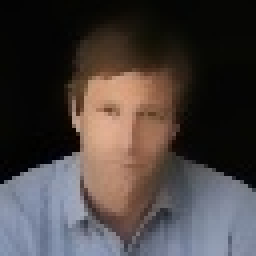
#> input picture src/denoise/k.jpg, 64 x 64 px (shown 4 times larger)
$ python denoise.py   (older library calls are emulated)
#> lines starting #> are read from the running program, lines starting #| are printed output that depends on the picture
from copy import deepcopy
from random import randint, random
import os
from skimage import img_as_float
import scipy.ndimage
import numpy as np
import cv2
import skimage.restoration

# from .errors import ImageNotFoundError, InvalidImageError

# [5 lines left out: function denoiseMethods, not called in this run]

class Denoise:
    """
    To add noise to an image image
    """

    def __init__(self, img):
        self.img = img
        self.img *= 255
        self.img = np.rint(self.img)
        self.img = img.astype('uint8')
        self.ext = ".jpg"
        self.medianImg = np.empty(self.img.shape)
        self.gaussianImg = np.empty(self.img.shape)
        self.bilateralImg = np.empty(self.img.shape)
        self.NLmeansImg = np.empty(self.img.shape)
        self.TVchambolleImg = np.empty(self.img.shape)
        self.richardsonLucyImg = np.empty(self.img.shape)
        self.inpaintImg = np.empty(self.img.shape)
        self.allNoises = []

    # [15 lines left out: function imread, not called in this run]

    def denoiseNAME(self, method):
        ret = getattr(self, method)
        return ret()

    # [35 lines left out: functions denoiseMethods, median, gaussian, bilateral, NLmeans, TVchambolle, not called in this run]

    def richardson_lucy(self, point_spread_rl = 5):
        psf = np.ones((point_spread_rl, point_spread_rl)) / point_spread_rl ** 2
        self.richardson_lucyImg = skimage.restoration.richardson_lucy(img_as_float(self.img), psf, point_spread_rl)
        self.richardson_lucyImg = self.richardson_lucyImg*255
        self.richardson_lucyImg = self.richardson_lucyImg.astype('uint8')

        self.richardson_lucyImg = self.richardson_lucyImg.astype('float') / 255.0
        return self.richardson_lucyImg

    # [23 lines left out: functions inpaint, getAllNoises, copy, not called in this run]

    def returnImage(self):
        return self.img

    # [11 lines left out: function write, not called in this run]

if __name__ == "__main__":
    img = cv2.imread('k.jpg',0)
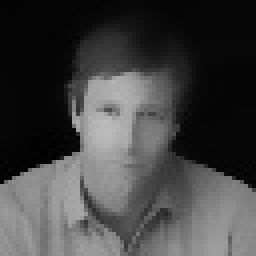
#> img: shape (64, 64) (shown 4 times larger); min 0, max 188, mean 66.6
    print(img.shape)
#| (64, 64)
    x = Denoise(img)
#> in __init__, `self.img *= 255`:
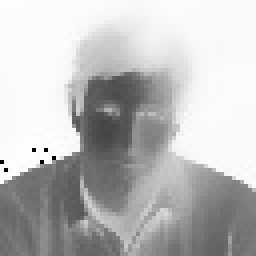
#> self.img: shape (64, 64) (shown 4 times larger); min 0, max 255, mean 189
    ret = x.denoiseNAME('richardson_lucy')
#> in richardson_lucy, `self.richardson_lucyImg = skimage.restoration.richardson_lucy(img_as_f..`:
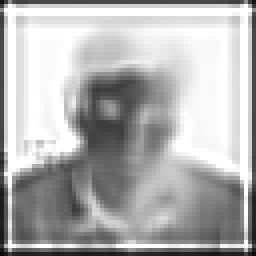
#> self.richardson_lucyImg: shape (64, 64) float64 (shown 4 times larger); min 0.0329, max 1, mean 0.699
    print(ret.shape)
#| (64, 64)
    # [4 lines of commented-out code are left out]
